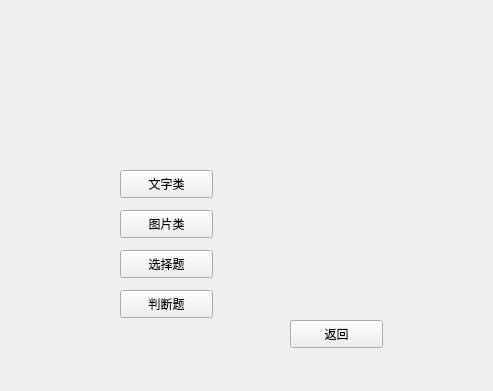
<?xml version="1.0" encoding="UTF-8"?>
<ui version="4.0">
 <class>hone_secel</class>
 <widget class="QWidget" name="hone_secel">
  <property name="geometry">
   <rect>
    <x>0</x>
    <y>0</y>
    <width>493</width>
    <height>391</height>
   </rect>
  </property>
  <property name="windowTitle">
   <string>Form</string>
  </property>
  <widget class="QPushButton" name="pushButton">
   <property name="geometry">
    <rect>
     <x>120</x>
     <y>170</y>
     <width>93</width>
     <height>28</height>
    </rect>
   </property>
   <property name="text">
    <string>文字类</string>
   </property>
  </widget>
  <widget class="QPushButton" name="pushButton_2">
   <property name="geometry">
    <rect>
     <x>120</x>
     <y>210</y>
     <width>93</width>
     <height>28</height>
    </rect>
   </property>
   <property name="text">
    <string>图片类</string>
   </property>
  </widget>
  <widget class="QPushButton" name="pushButton_3">
   <property name="geometry">
    <rect>
     <x>120</x>
     <y>250</y>
     <width>93</width>
     <height>28</height>
    </rect>
   </property>
   <property name="text">
    <string>选择题</string>
   </property>
  </widget>
  <widget class="QPushButton" name="pushButton_4">
   <property name="geometry">
    <rect>
     <x>120</x>
     <y>290</y>
     <width>93</width>
     <height>28</height>
    </rect>
   </property>
   <property name="text">
    <string>判断题</string>
   </property>
  </widget>
  <widget class="QPushButton" name="pushButton_5">
   <property name="geometry">
    <rect>
     <x>290</x>
     <y>320</y>
     <width>93</width>
     <height>28</height>
    </rect>
   </property>
   <property name="text">
    <string>返回</string>
   </property>
  </widget>
 </widget>
 <resources/>
 <connections/>
</ui>
